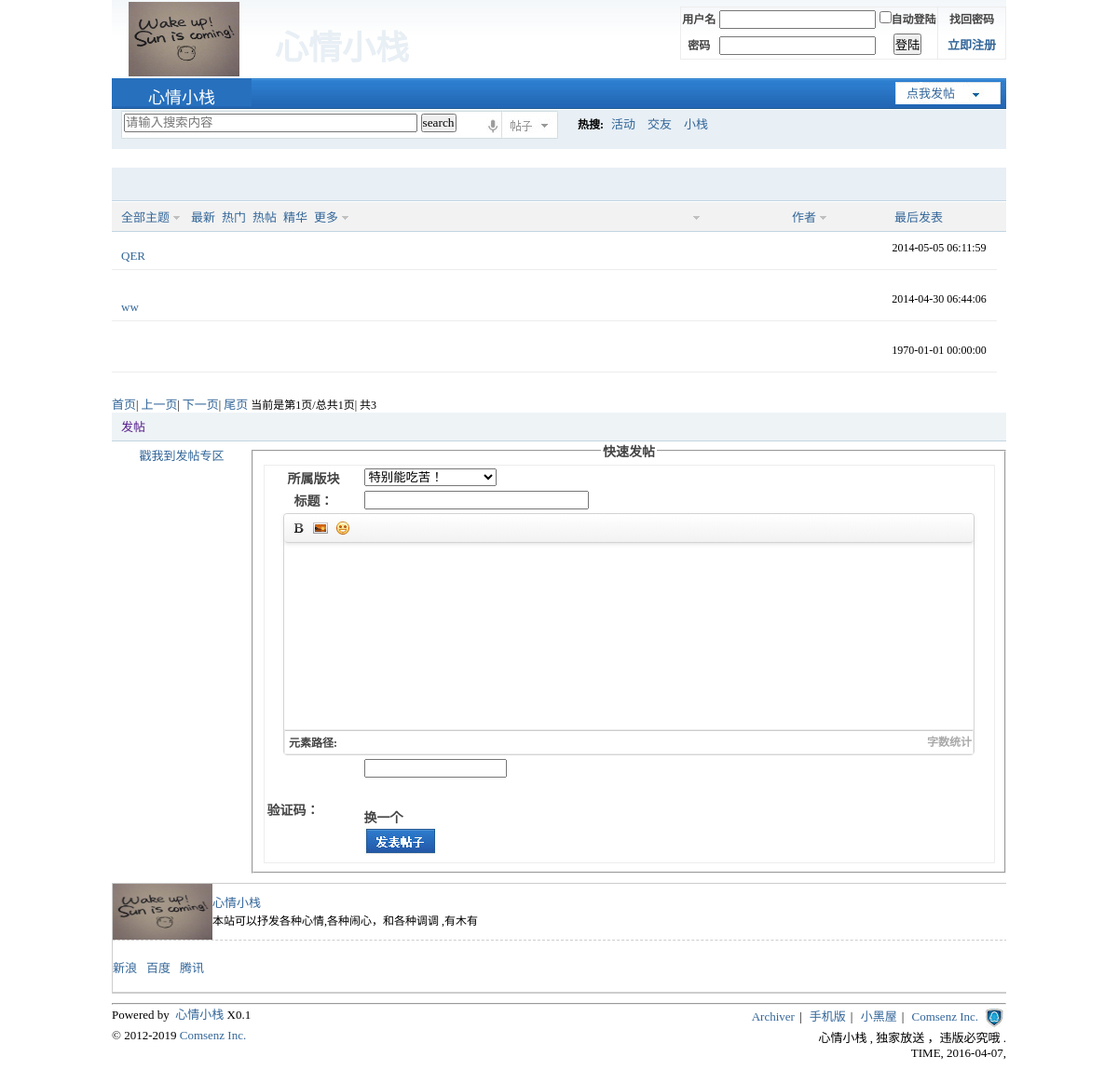
Page /mylist.php on the committed database.
### tables this page shows
CREATE TABLE IF NOT EXISTS `webmsg` (
  `id` int(11) NOT NULL AUTO_INCREMENT,
  `logo` varchar(255) NOT NULL DEFAULT 'logo.jpg',
  `ban` text NOT NULL,
  `webname` varchar(255) NOT NULL,
  `msg` text NOT NULL,
  PRIMARY KEY (`id`)
);

CREATE TABLE IF NOT EXISTS `content` (
  `id` int(10) unsigned NOT NULL AUTO_INCREMENT,
  `pid` int(11) NOT NULL,
  `uid` int(11) NOT NULL,
  `title` varchar(200) NOT NULL,
  `content` text NOT NULL,
  `pic` varchar(255) DEFAULT NULL,
  `edittime` int(11) DEFAULT NULL,
  `keyword` varchar(50) DEFAULT NULL,
  `description` varchar(200) DEFAULT NULL,
  `postime` int(11) DEFAULT NULL,
  `visittime` int(11) DEFAULT NULL,
  `cost` int(11) DEFAULT NULL,
  `ip` int(11) DEFAULT NULL,
  `isopen` int(11) DEFAULT '1',
  `ishot` int(11) DEFAULT '0',
  `isjinghua` int(11) DEFAULT '0',
  `istop` int(11) DEFAULT '0',
  `allowlevel` int(11) DEFAULT NULL,
  `needreply` int(11) DEFAULT NULL,
  `inbox` int(11) DEFAULT NULL,
  `islit` int(11) DEFAULT '0',
  `sid` int(11) NOT NULL,
  PRIMARY KEY (`id`)
);

CREATE TABLE IF NOT EXISTS `friendlink` (
  `id` int(11) unsigned NOT NULL AUTO_INCREMENT,
  `linkname` varchar(255) NOT NULL,
  `url` varchar(255) NOT NULL,
  `logo` varchar(255) DEFAULT 'linklogo.jpg',
  `isindex` int(11) NOT NULL,
  `type` varchar(255) NOT NULL,
  `uid` int(11) NOT NULL,
  `orderno` int(11) unsigned NOT NULL,
  PRIMARY KEY (`id`)
);

### mylist.php (the view, shortened to what this page needs)
<!DOCTYPE html>
<html>
<head>
	<link rel="stylesheet" type="text/css" href="static/css/index.css">
	<link rel="stylesheet" type="text/css" href="static/css/top.css">
	<link rel="stylesheet" type="text/css" href="static/css/ft.css" />
	<link rel="stylesheet" type="text/css" href="static/css/style.css" />
</head>
<body>
<?php
include'header.php';
?>
<main>
		<div id=m2>
			<div id=m21>
			</div>
		<div class="lclass">
	 	<div class="bm bm1 bm-d" style="border:0px">
		  <div class="bm-h clearfix">
			<div class="fl zhut">
				<a class="dow" href="#">全部主题</a>
				<a href="#">最新</a>
				<a href="#">热门</a>
				<a href="#">热帖</a>
				<a href="#">精华</a>
				<a class="dow" href="#">更多</a>
			</div>
			<div style="float:right" >
				<div class=d3><a class="dow" href="#"></a></div>
				<div class=d3><a class="dow" href="#">作者</a></div>
				<div  class=d3><a href="#">最后发表</a></div>
			</div>
		 </div>
<?php
if(intval(@$_GET['page'])==0){
	$page=1;
}else{
	$page=$_GET['page'];
}
$userid=$_GET['userid'];
$pagesize =10;
$sqls = "select * from content where uid='$userid'";
$results=mysql_query($sqls);
$total=mysql_num_rows($results);
$pagecount = ceil($total/$pagesize);
$offset = ($page-1)*$pagesize;
$sqls = "select * from content where uid='$userid' order by istop desc,ishot desc,isjinghua desc,postime desc limit $offset,$pagesize";
$results = mysql_query($sqls);
$prepage = ($page-1)<=0 ? 1:$page-1;
$nextpage = ($page+1)>=$pagecount ? $pagecount : $page+1;
if($results && mysql_num_rows($results)>0){
	while($rows = mysql_fetch_assoc($results)){
			?>
			<div id=div0>
				<div id=div1><a href="open.php?sid=<?php echo $rows['id'];?>&userid=<?php echo @$uid;?>&page=0&posttime=<?php echo $rows['postime']?>"><?php echo $rows['title'];?></a>
				</div>
				<?php
					$sqlu = "select * from bbs_user where id={$rows['uid']}";
					$resu=mysql_query($sqlu);
					$rowu=mysql_fetch_assoc($resu);
					?>
				<div class=div2></div>
				<div class=div2><?php echo $rowu['username'];?></div>
				<div class=div2><?php echo date('Y-m-d H:i:s',$rows['postime']);?></div>
			</div>
<?php
				}
			}
?>
		</div>
		<div style="font:12px '微软雅黑'">
			<a href="?page=1">首页</a>|
			<a href="?page=<?php echo $prepage;?>&userid=<?php echo @$uid;?>">上一页</a>|
			<a href="?page=<?php echo $nextpage?>&userid=<?php echo @$uid;?>">下一页</a>|
			<a href="?page=<?php echo $pagecount;?>&userid=<?php echo @$uid;?>">尾页</a>
			当前是第<?php echo $page;?>页/总共<?php echo $pagecount;?>页|
			共<?php echo $total;?>
		</div>
<?php
include'publish.php';
include'friendlink.php';
?>
	</main>
<?php
include_once('footer.php');
?>
</body>
</html>

### header.php (shortened to what this page needs)
<?php
$sqlw="select * from webmsg where id=1";
$resw=mysql_query($sqlw);
$roww=mysql_fetch_assoc($resw);
?>
<header>
			<div>
				<div id=top>
				    <div id=tp1 >
				    		<img src="./static/uploads/<?php echo $roww['logo'];?>" " alt=""width=119 height=80 >
					</div>
					<div id=xqxz><h1>		<?php echo $roww['webname'];?></h1></div>
			<?php
			if(!empty($_SESSION['user'])){
			?><?php
								$uid=intval(@$_GET['userid']);
								$uid=@$_SESSION['user']['id'];
								$sql="select * from bbs_user where id={$uid}";
								$res=mysql_query($sql);
								$row=@mysql_fetch_assoc($res);
?>
					<div id=tp2><div id=tp4 ><img src="./static/uploads/<?php echo $row['headpic'];
						?>" alt=""width=70></div>
								<div id=tp3>
								<span><a href="#"><?php echo $row['username'];?></a></span>|
								<span><a href="./msg.php?id=<?php echo $row['id'];?>&userid=<?php echo $uid;?>">个人中心</a></span>|
								<span><a href="mylist.php?userid=<?php echo $uid;?>">我的帖子</a></span>|
								<?php if($row['level']<=1){?>
								<span><a href="admin/index.php?qid=<?php echo $row['id'];?>">管理中心</a></span>|
								<?php
								}
								?>
								<span><a href="user/logout.php">退出</a></span><br/>
								<span><a href="#">积分</a><?php echo $row['money'];?></span>|
								<span><a href="#">用户组</a>|<?php getlevel($row['level']); ?></span>
								</div>
							</div>
<?php
			}else{
			?>
				<div id=tp2>
					<form action="user/checklogin.php" method='post' style="height:80">
						<table id=tb1>
							<tr>
								<td style="width:70">用户名</td>
								<td  style="width:160"><input type="text" name="username" id=""></td>
								<td style="width:90"><input type="checkbox" name="remember" id="" >自动登陆</td>
								<td  id=td1 style=" ">找回密码</td>
							</tr>
						<tr>
									<td>密码</td>
								<td><input type="password" name="userpwd" id=""></td>
								<td><input type="submit" name="" id=""value="登陆"></td>
								<td id=td1 width=70px><a href="user/register.php" style="font-weight:bold " >立即注册</a></td>
							</tr>
						</table>
					</form>
				</div>
					<?php
						}
					?>
					<div style="clear:left">
						<div id=lt ><a href="index.php?userid=<?php echo @$row['id'];?>" style="color:white"><?php echo $roww['webname'];?></a></div>
						<div id=kj><a href="post.php?userid=<?php echo @$row['id'];?>">点我发帖</a>&nbsp
						 </div>
					</div>
					<div id=ss style="clear:left">
						<div id=ss1>
							<form action="search.php?userid=<?php echo @$uid;?>" method="post">
							<input type="search" name="search" id="" size=54 placeholder="请输入搜索内容" style="width:315px;">
							<input type="submit" value="search">
							</form>
							<div id=ss11>
								<div id=ss12></div>
							</div>
						</div>
						<div id=ss2>
							<div id=ss22>热搜:
							<span><a href="#" style="color:#336699">活动</a></span>
							<span><a href="#" style="color:#336699">交友</a></span>
							<span><a href="#" style="color:#336699">小栈</a></span>
							</div>
						</div>
					</div>
				</div>
			</div>
		</header>

### friendlink.php (shortened to what this page needs)
<?php
$sqlw="select * from webmsg where id=1";
$resw=mysql_query($sqlw);
$roww=mysql_fetch_assoc($resw);
?>
<div id=m4>
			<div id=m41>
				<div id=m411> <img src="./static/uploads/<?php echo $roww['logo'];?>" " alt=""width=107 height=60> </div>
				<div id=m412>
							<div id="m4121"><a href="index.php?userid=<?php echo @$uid;?>"><?php echo @$roww['webname'];?></a></div>
							<div id=m4122><?php echo @$roww['msg'];?></div>
				</div>
			</div>
			<div id=m42>
				<ul>
				<?php
				$sql="select * from friendlink order by orderno asc";
				$result=mysql_query($sql);
				if($result && mysql_num_rows($result)>0){
					while($row=mysql_fetch_assoc($result)){
							if($row['isindex']==2){
							   ?>
					<li><a href="<?php echo $row['url'];?>"><?php echo $row['linkname'];?></a></li>
					<?php
						}
					}
				}?>
				</ul>
			</div>
		</div>

### footer.php (shortened to what this page needs)
<footer>
	<hr/ >
	<div id=f0>
		<div id=f1>Powered by <a href="#">  &nbsp心情小栈 </a>X0.1</div>
		 <div id=f3 ></div>
		<div id=f2 >
			<span><a href="#">Archiver</a></span>|
			<span><a href="#">手机版</a></span>|
			<span><a href="#">小黑屋</a></span>|
			<span><a href="#">Comsenz Inc. </a></span>
		 </div>
	</div>
      <div id=d0>
		<div id=d1>&copy 2012-2019 <a href="#">Comsenz Inc.</a></div>
		<div id=d2><?php echo @$roww['ban']?> .<br>TIME, <?php  echo date("Y-m-d",time());?>, </div>
      </div>
</footer>

### static/css/index.css (style rules this page uses)
.lclass { border:0px solid #ededed; }
#div0>div { margin-top:10px; height:30px; float:left; border-bottom:1px solid #ededed; }
#div0 { height:55px; width:960px; }
#div1 { width:60%; text-indent:10px; }
.div2 { width:13%; font:12px "微软雅黑"; text-align:center; }
.d3 { float:left; width:110px; }

### static/css/top.css (style rules this page uses)
*,body { margin:0px auto; font-family:"微软雅黑"; }
div { overflow:hidden }
li { float:left;margin-left:10px; }
#top { height:160px; width:960px; background:url("../../static/images/topb.jpg" ) repeat left top; }
#tp1 { float:left; margin-top:2px; margin-bottom:2px; margin-left:18px; height:80px; width:119px; line-height:30px; }
#xqxz { margin-top:22px; margin-left:10px; float:left; height:60px; width:200px; font: 18px/30px "微软雅黑"; color:#E8EFF5; line-height:60px; text-align:center }
#tb1 { margin-top:7px; border-collapse:collapse; height:45px; width:350px; float:right; font-size:12px; text-align:center; line-height:25px; }
a:link { text-decoration:none; color:#336699; }
#lt { height:30px; width:150px; background:#2770BD; float:left; font-weight:bold; line-height:40px; font-size:20px; text-align:center; }
#lt>a { font-size:18px; line-height:30px }
#kj { margin-top:4px; margin-right:4px; line-height:25px; width:115px; height:25px; background:url("../../static/images/kj1.jpg" ) no-repeat; font-weight:bold; font-size:13px; color:#336699; float:right; text-indent:12px; }
#ss { height:45px; }
#ss1 { margin-top:5px; margin-left:10px; height:30px; width:470px; background:url("../../static/images/ss.jpg" ) no-repeat; text-align:left; float:left }
#ss1>form { margin-left:3px; margin-top:3px; border:0px; height:22px; resize:none; }
#ss11 { height:30px; width:58px; float:right; text-align:left; line-height:30px; color:#939192; }
#ss12 { height:30px; width:58px; }
#ss2 { margin-top:5px; margin-left:10px; line-height:30px; height:30px; float:left; }
#ss22 { margin-left:10px; line-height:30px; font-size:12px; font-weight:bold; height:30px; float:left; }
span { font-size:10px; font-weight:normal; }
#td1 { border:1px solid #E5EDF2; border-right-width:0px; border-top-width:0px; border-bottom-width:0px; }
main { width:960px; height:auto; margin-top:20px; clear:both; }
#m2 { margin-top:5px; height:auto; width:960px; border-bottom:1px #CDCDCD solid; line-height:30px; }
#m21 { height:35px; width:960px; background:#E8EFF5; border-bottom:1px solid #C2D5E3; color:#336699; text-align:left; text-indent:10px; }
#m4 { margin-top:10px; height:auto; width:960px; border:1px #CDCDCD solid; }
#m41 { height:60px; width:960px; border-bottom: 1px dashed #CDCDCD; }
#m411 { height:80px; width:107px; float:left; }
#m412 { margin-top:10px; height:40px; width:auto; float:left; }
#m4121 { height:20px;width:300px;; font-size:12px; font-weight:bold; line-height:20px; color:black; text-align:left; }
#m4122 { height:20px; width:300px; font-size:12px; line-height:20px; text-align:left; }
#m42 { margin-top:15px; height:40px; margin-left:-30px; }
#m42 ul { text-indent:10px;padding-left:20px; }
#m42>ul>li { font-size:13px; font-weight:bold; }
hr { margin-top:10px; }
footer { width:960px; height:auto; font-size:13px; //font-weight:bold; }
#f0 { width:960px; height:25px; }
#f1 { float:left; width:500px; height:25px; text-align:left; }
#f2 { line-height:25px; float:right; }
#f3 { float:right; overflow:hidden; height:25px; width:25px; background:url("../../static/images/qq.jpg" ) repeat -5px -5px; }
#d0 { width:960px; height:60px; }
#d1 { float:left; width:500px; text-align:left; }
#d2 { float:right; text-align:right; }
a:link { color:#336699; text-decoration:none; font:13px "微软雅黑"; }
span { font:10px "微软雅黑"; }

### static/css/ft.css (style rules this page uses)
form { font:14px "微软雅黑"; font-weight:bold; color:#444444; }

### publish.php (style rules this page uses)
table { border:1px solid #ededed; text-align:left; }

### rows in the picture
webmsg: logo (picture), webname "心情小栈", msg "本站可以抒发各种心情,各种闹心，和各种调调 ,有木有", ban "心情小栈 , 独家放送 ，违版必究哦"
content: title "QER", postime "2014-05-05 06:11:59"
content: title "ww", postime "2014-04-30 06:44:06"
content: postime "1970-01-01 00:00:00"
friendlink: linkname "新浪"
friendlink: linkname "百度"
friendlink: linkname "腾讯"

### other values in the picture
$page "1"
$pagecount "1"
$total "3"
form field pid "特别能吃苦！"
